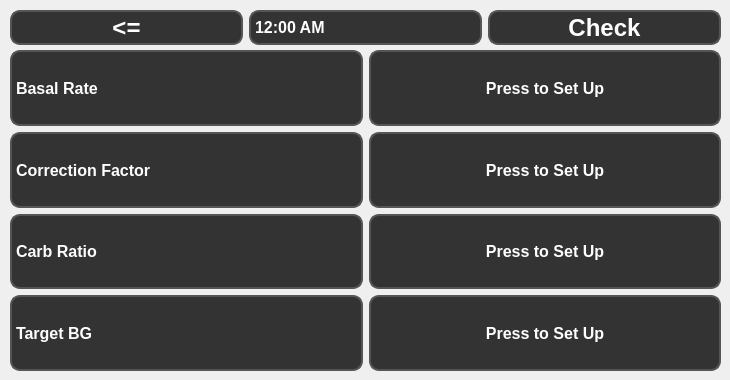
        <widget class="QWidget" name="timedSettingsPage">
         <widget class="QWidget" name="horizontalLayoutWidget_7">
          <property name="geometry">
           <rect>
            <x>10</x>
            <y>10</y>
            <width>711</width>
            <height>35</height>
           </rect>
          </property>
          <layout class="QHBoxLayout" name="horizontalLayout_12">
           <item>
            <widget class="QPushButton" name="backButton_TimedSettings">
             <property name="sizePolicy">
              <sizepolicy hsizetype="Minimum" vsizetype="Preferred">
               <horstretch>0</horstretch>
               <verstretch>0</verstretch>
              </sizepolicy>
             </property>
             <property name="styleSheet">
              <string notr="true">QPushButton {
    font: bold 18pt;
    background-color: #333;
    color: white;
    border-radius: 10px;
    border: 2px solid #555;
 }</string>
             </property>
             <property name="text">
              <string>&lt;=</string>
             </property>
            </widget>
           </item>
           <item>
            <widget class="QLabel" name="profileTimeLabel">
             <property name="styleSheet">
              <string notr="true">QLabel {
    font: bold 12pt;
    background-color: #333;
    color: white;
    border-radius: 10px;
    border: 2px solid #555;
        qproperty-alignment: 'AlignCenter';
}</string>
             </property>
             <property name="text">
              <string>12:00 AM</string>
             </property>
            </widget>
           </item>
           <item>
            <widget class="QPushButton" name="checkButton_Timed">
             <property name="sizePolicy">
              <sizepolicy hsizetype="Minimum" vsizetype="Preferred">
               <horstretch>0</horstretch>
               <verstretch>0</verstretch>
              </sizepolicy>
             </property>
             <property name="styleSheet">
              <string notr="true">QPushButton {
    font: bold 18pt;
    background-color: #333;
    color: white;
    border-radius: 10px;
    border: 2px solid #555;
}</string>
             </property>
             <property name="text">
              <string>Check</string>
             </property>
            </widget>
           </item>
          </layout>
         </widget>
         <widget class="QWidget" name="gridLayoutWidget_3">
          <property name="geometry">
           <rect>
            <x>10</x>
            <y>50</y>
            <width>711</width>
            <height>321</height>
           </rect>
          </property>
          <layout class="QGridLayout" name="gridLayout_3">
           <item row="1" column="0">
            <widget class="QLabel" name="correctionFactorLabel">
             <property name="sizePolicy">
              <sizepolicy hsizetype="Minimum" vsizetype="Minimum">
               <horstretch>0</horstretch>
               <verstretch>0</verstretch>
              </sizepolicy>
             </property>
             <property name="minimumSize">
              <size>
               <width>335</width>
               <height>0</height>
              </size>
             </property>
             <property name="styleSheet">
              <string notr="true">QLabel {
    font: bold 12pt;
    background-color: #333;
    color: white;
    border-radius: 10px;
    border: 2px solid #555;
}</string>
             </property>
             <property name="text">
              <string>Correction Factor</string>
             </property>
            </widget>
           </item>
           <item row="2" column="0">
            <widget class="QLabel" name="carbRatioLabel">
             <property name="sizePolicy">
              <sizepolicy hsizetype="Minimum" vsizetype="Minimum">
               <horstretch>0</horstretch>
               <verstretch>0</verstretch>
              </sizepolicy>
             </property>
             <property name="minimumSize">
              <size>
               <width>335</width>
               <height>0</height>
              </size>
             </property>
             <property name="styleSheet">
              <string notr="true">QLabel {
    font: bold 12pt;
    background-color: #333;
    color: white;
    border-radius: 10px;
    border: 2px solid #555;
}</string>
             </property>
             <property name="text">
              <string>Carb Ratio</string>
             </property>
            </widget>
           </item>
           <item row="3" column="0">
            <widget class="QLabel" name="targetBGLabel">
             <property name="sizePolicy">
              <sizepolicy hsizetype="Minimum" vsizetype="Minimum">
               <horstretch>0</horstretch>
               <verstretch>0</verstretch>
              </sizepolicy>
             </property>
             <property name="minimumSize">
              <size>
               <width>335</width>
               <height>0</height>
              </size>
             </property>
             <property name="styleSheet">
              <string notr="true">QLabel {
    font: bold 12pt;
    background-color: #333;
    color: white;
    border-radius: 10px;
    border: 2px solid #555;
}</string>
             </property>
             <property name="text">
              <string>Target BG</string>
             </property>
            </widget>
           </item>
           <item row="0" column="0">
            <widget class="QLabel" name="basalRateLabel">
             <property name="sizePolicy">
              <sizepolicy hsizetype="Minimum" vsizetype="Minimum">
               <horstretch>0</horstretch>
               <verstretch>0</verstretch>
              </sizepolicy>
             </property>
             <property name="minimumSize">
              <size>
               <width>335</width>
               <height>0</height>
              </size>
             </property>
             <property name="styleSheet">
              <string notr="true">QLabel {
    font: bold 12pt;
    background-color: #333;
    color: white;
    border-radius: 10px;
    border: 2px solid #555;
}</string>
             </property>
             <property name="text">
              <string>Basal Rate</string>
             </property>
            </widget>
           </item>
           <item row="0" column="1">
            <widget class="QPushButton" name="basalRateButton">
             <property name="sizePolicy">
              <sizepolicy hsizetype="Minimum" vsizetype="Minimum">
               <horstretch>0</horstretch>
               <verstretch>0</verstretch>
              </sizepolicy>
             </property>
             <property name="minimumSize">
              <size>
               <width>335</width>
               <height>0</height>
              </size>
             </property>
             <property name="styleSheet">
              <string notr="true">QPushButton {
    font: bold 12pt;
    background-color: #333;
    color: white;
    border-radius: 10px;
    border: 2px solid #555;
 }</string>
             </property>
             <property name="text">
              <string>Press to Set Up</string>
             </property>
            </widget>
           </item>
           <item row="1" column="1">
            <widget class="QPushButton" name="correctionFactorButton">
             <property name="sizePolicy">
              <sizepolicy hsizetype="Minimum" vsizetype="Minimum">
               <horstretch>0</horstretch>
               <verstretch>0</verstretch>
              </sizepolicy>
             </property>
             <property name="minimumSize">
              <size>
               <width>335</width>
               <height>0</height>
              </size>
             </property>
             <property name="styleSheet">
              <string notr="true">QPushButton {
    font: bold 12pt;
    background-color: #333;
    color: white;
    border-radius: 10px;
    border: 2px solid #555;
 }</string>
             </property>
             <property name="text">
              <string>Press to Set Up</string>
             </property>
            </widget>
           </item>
           <item row="2" column="1">
            <widget class="QPushButton" name="carbRatioButton">
             <property name="sizePolicy">
              <sizepolicy hsizetype="Minimum" vsizetype="Minimum">
               <horstretch>0</horstretch>
               <verstretch>0</verstretch>
              </sizepolicy>
             </property>
             <property name="minimumSize">
              <size>
               <width>335</width>
               <height>0</height>
              </size>
             </property>
             <property name="styleSheet">
              <string notr="true">QPushButton {
    font: bold 12pt;
    background-color: #333;
    color: white;
    border-radius: 10px;
    border: 2px solid #555;
 }</string>
             </property>
             <property name="text">
              <string>Press to Set Up</string>
             </property>
            </widget>
           </item>
           <item row="3" column="1">
            <widget class="QPushButton" name="targetBGButton">
             <property name="sizePolicy">
              <sizepolicy hsizetype="Minimum" vsizetype="Minimum">
               <horstretch>0</horstretch>
               <verstretch>0</verstretch>
              </sizepolicy>
             </property>
             <property name="minimumSize">
              <size>
               <width>335</width>
               <height>0</height>
              </size>
             </property>
             <property name="styleSheet">
              <string notr="true">QPushButton {
    font: bold 12pt;
    background-color: #333;
    color: white;
    border-radius: 10px;
    border: 2px solid #555;
 }</string>
             </property>
             <property name="text">
              <string>Press to Set Up</string>
             </property>
            </widget>
           </item>
          </layout>
         </widget>
        </widget>
